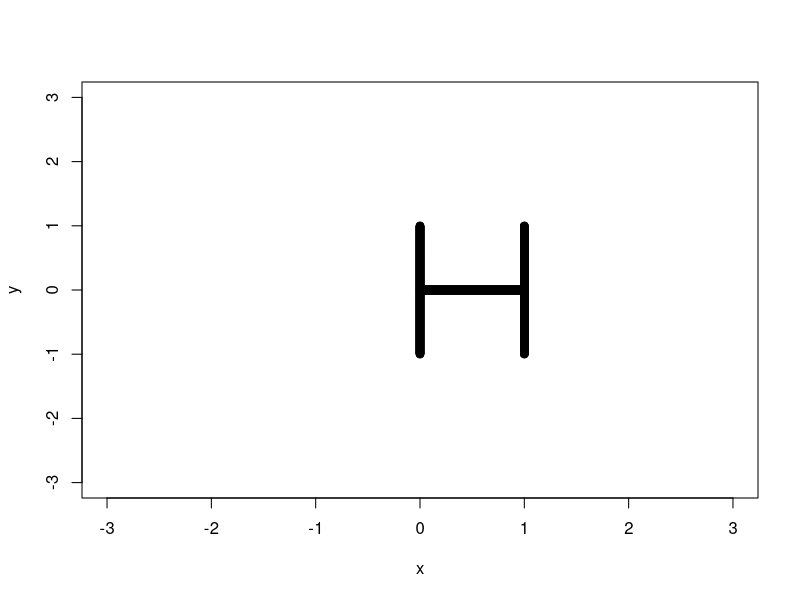
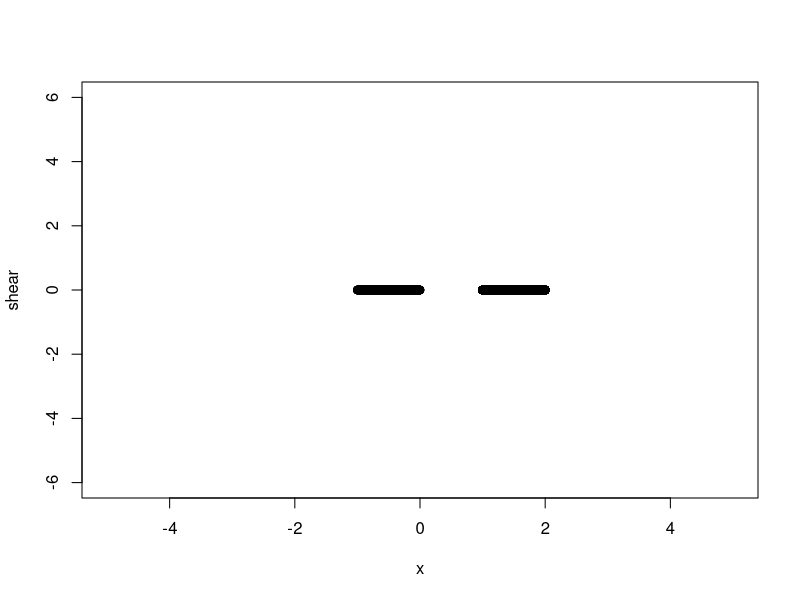
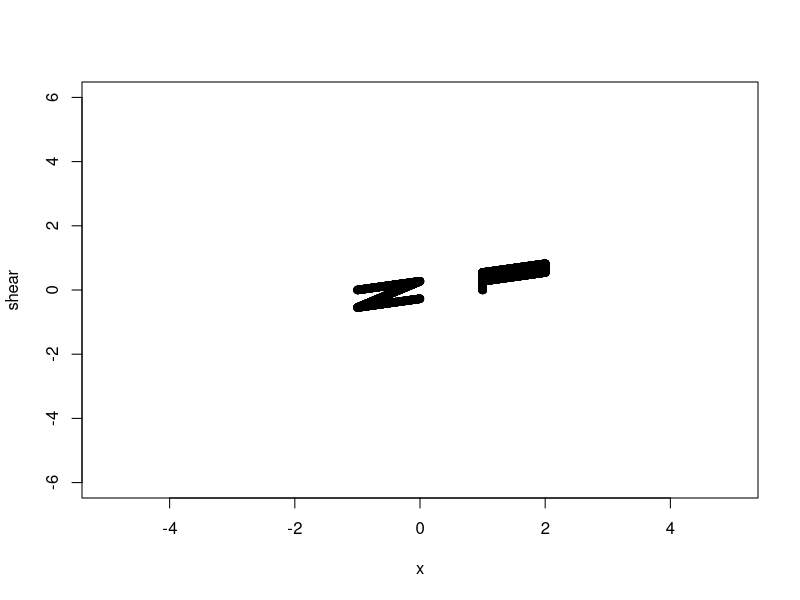
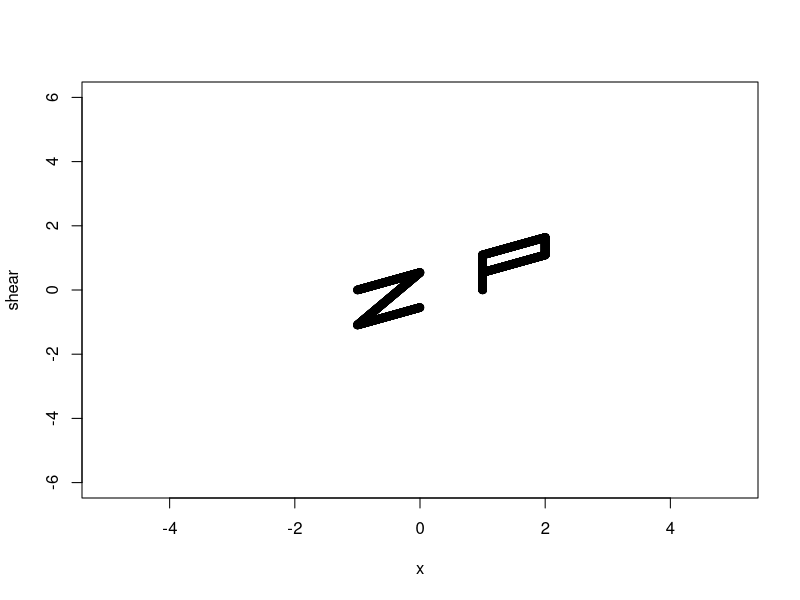
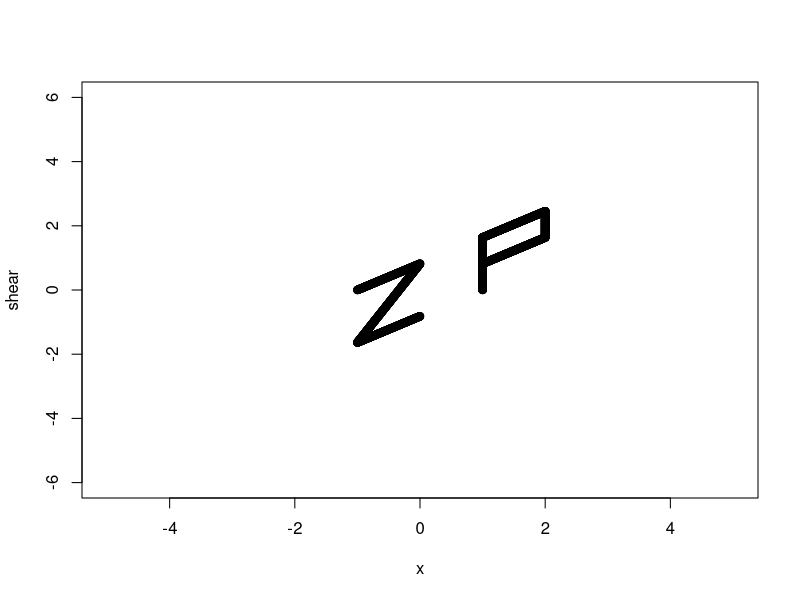
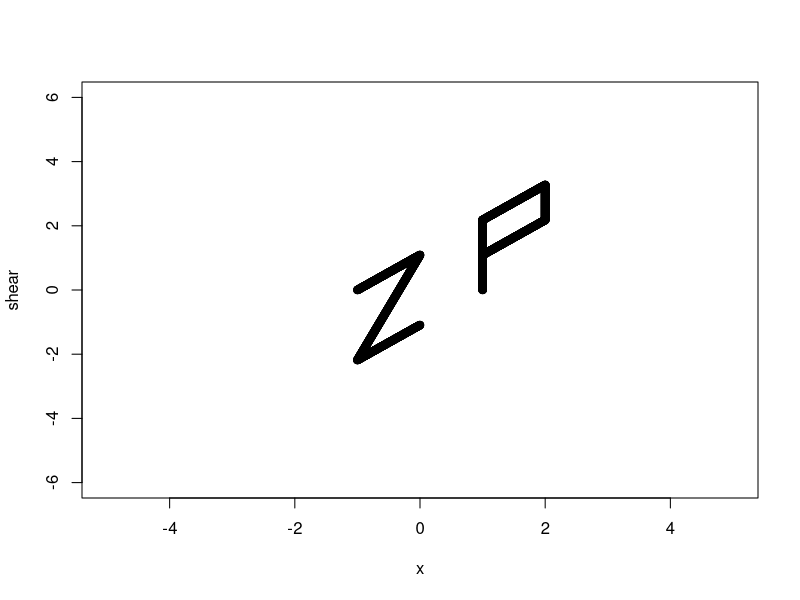
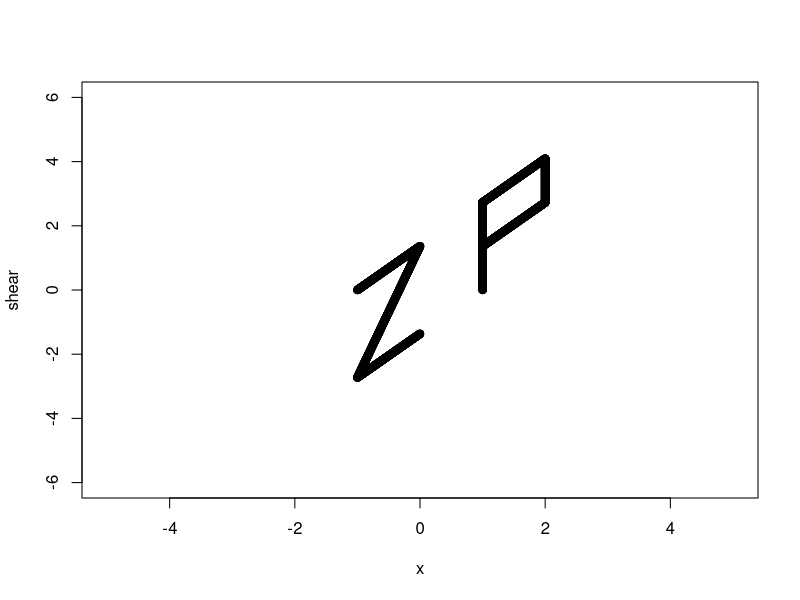
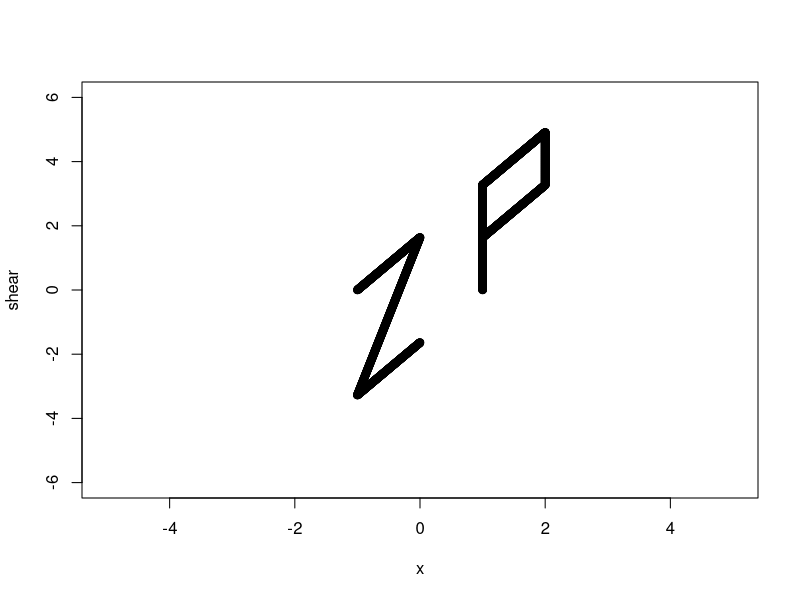

Source code (R) for these figures, in order:
## ---- chunk 1
knitr::opts_chunk$set(echo = TRUE)
## ---- chunk 2
x=c(rep(0,500),seq(0,1,length.out=1000), rep(1,500))

y=c(seq(-1,1,length.out=500),rep(0,1000), seq(-1,1,length.out=500))

z=rbind(x,y)

plot(y~x, xlim=c(-3,3), ylim=c(-3,3))
## ---- chunk 3

x11()
x <- c(seq(-1,0,length.out =500), seq(-1,0,length.out =500), seq(-1,0,length.out =500), # Shows the letter Z 
       rep(2,500), rep(1,500), seq(1,2,length.out = 500), seq(1,2,length.out = 500),
       rep(1, 500) # Shows the letter P 
       )
y <- c(rep(-1,500),seq(-1,1,length.out=500), rep(1,500), # Shows the letter Z
       seq(0,1,length.out = 500),seq(0,1, length.out = 500), rep(1,500),rep(0,500), 
       seq(-1,1,length.out = 500) # Shows the letter P 
       )
z <- rbind(x,y)
xA <- function(x,y){
   x %*% y
}

# Shear
for (i in seq(0,3, length.out = 12)) { 
   id_m  <- 1L * i
   shear <- (x * i) + (y * id_m)
   plot(shear~x, 
        xlim=c(-5,5), ylim=c(-6,6))
}
# Scale
for (i in seq(1,3, length.out = 12)){
   id_m <- 1L * i
   scale_y <- y * id_m
   scale_x <- x * id_m
   plot(scale_y~scale_x, 
        xlim=c(-5,5), ylim=c(-6,6))
}
# Rotate
for (i in seq(0, 2*pi, length.out = 12)) {
   rotated <- apply(z, 2, function(x) 
   xA(x, matrix(c(
      cos(i), -sin(i), sin(i), cos(i)), ncol = 2,nrow = 2)))
   plot(rotated[2,]~rotated[1,], 
        xlim=c(-5,5), ylim=c(-6,6))
}
# Project
for (i in seq(0, 2*pi, length.out = 12)) {
  proj <- rbind(z, rep(0, ncol(z)))
  projected <- apply(proj, 2, function(x) 
  xA(x, matrix(c(1, 0, 0, 0, 
                 cos(i), -sin(i), 0, sin(i), cos(i)), ncol = 3, nrow = 3)))
  plot(projected[2,]~projected[1,], 
       xlim=c(-5,5), ylim=c(-6,6))
}
